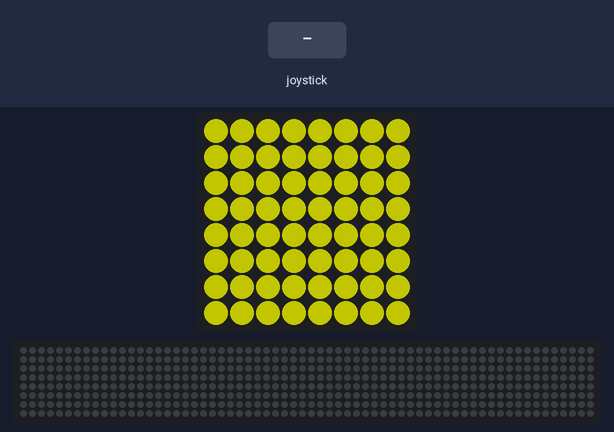
This program was run on a simulated Raspberry Pi (BCM pin numbers) with a Sense HAT. On the bench: the Sense HAT's 8×8 RGB LED matrix, a strip that is not on the board, showing the scrolling text unrolled. Inputs (shaded band) come from the test bench. Dim RGB values are drawn brighter than linear; random numbers come from a fixed seed; the 64×8 strip is a reading aid, not a part: it shows the text the matrix is scrolling, unrolled, one strip-width of it at a time.

Above: at 1.2 s.
1.3 s: joystick clicked
At 2.4 s:
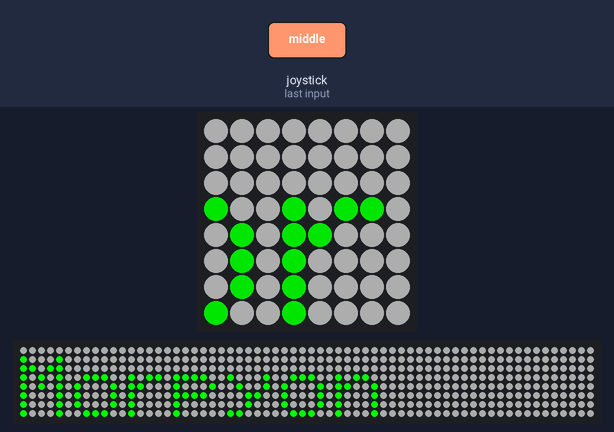
2.9 s: joystick pushed up
At 5.4 s:
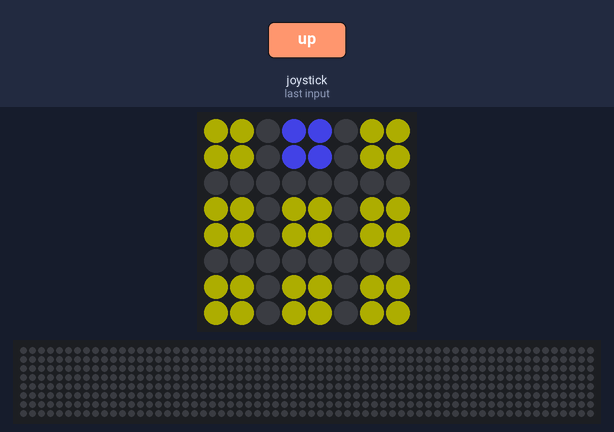
5.7 s: joystick clicked
At 7.2 s:
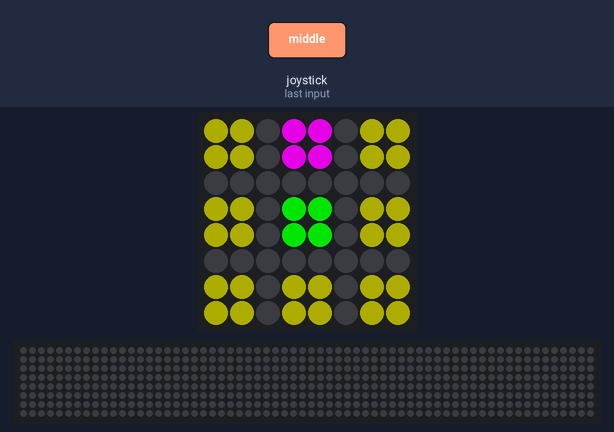
7.5 s: joystick pushed down
At 8.5 s:
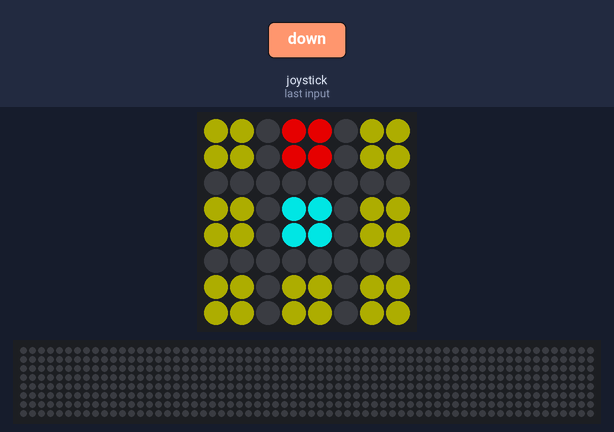
9.0 s: joystick pushed left
At 9.7 s:
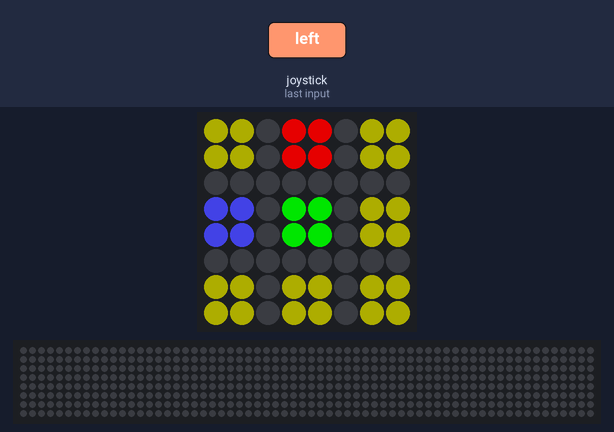
10.5 s: joystick clicked
At 12.2 s:
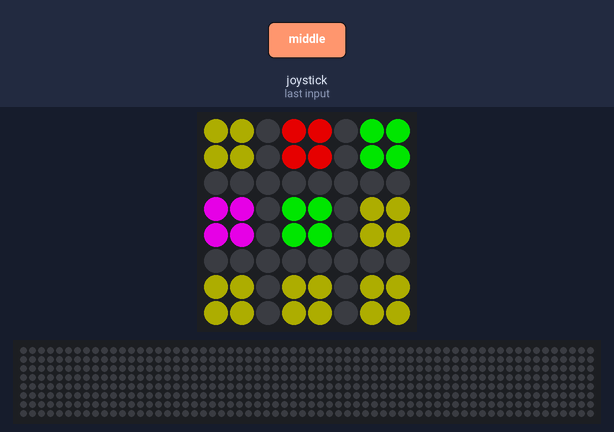
Timing chart, 0 to 13.3 s (numbered marks = the images above; inputs shaded):
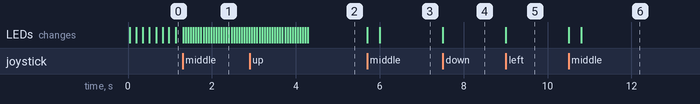

The program:

main.py
```python
from sense_hat import SenseHat
from time import sleep as wait
from AI import morpyon
#from morpyon.AI import morpyon

sense = SenseHat()
sense.clear()
sense.low_light = True

activate_ai = True

red = [255, 0, 0]
green = [0, 255, 0]
blue = [0, 0, 255]
yellow = [127, 127, 0]
cyan = [0, 137, 127]
magenta = [127, 0, 127]

white = [255, 255, 255]
low_white = [160, 140, 180]
blank = [50, 50, 0]
off = [0, 0, 0]

global player


def main():
    global player

    grid = [[[50, 50, 0], [50, 50, 0], [50, 50, 0]],
            [[50, 50, 0], [50, 50, 0], [50, 50, 0]],
            [[50, 50, 0], [50, 50, 0], [50, 50, 0]]]

    m_grid = [[0, 0, 0],
              [0, 0, 0],
              [0, 0, 0]]

    selected = [1, 1]

    line = off

    player = 1

    ai = morpyon(m_grid, activate_ai)

    def grid_to_grid():
        for i in range(3):
            for ii in range(3):
                if m_grid[i][ii] == 1:
                    grid[i][ii][0] = 255
                    grid[i][ii][1] = 0
                elif m_grid[i][ii] == 2:
                    grid[i][ii][1] = 255
                    grid[i][ii][0] = 0
                else:
                    grid[i][ii][0] = 50
                    grid[i][ii][1] = 50

    def update_grid():
        grid_to_grid()
        matrix = [
            grid[0][0], grid[0][0], line, grid[0][1], grid[0][1], line, grid[0][2], grid[0][2],
            grid[0][0], grid[0][0], line, grid[0][1], grid[0][1], line, grid[0][2], grid[0][2],
            line, line, line, line, line, line, line, line,
            grid[1][0], grid[1][0], line, grid[1][1], grid[1][1], line, grid[1][2], grid[1][2],
            grid[1][0], grid[1][0], line, grid[1][1], grid[1][1], line, grid[1][2], grid[1][2],
            line, line, line, line, line, line, line, line,
            grid[2][0], grid[2][0], line, grid[2][1], grid[2][1], line, grid[2][2], grid[2][2],
            grid[2][0], grid[2][0], line, grid[2][1], grid[2][1], line, grid[2][2], grid[2][2]
        ]
        sense.set_pixels(matrix)

    def pushed_up():
        selected[0] = (selected[0] - 1) % 3

    def pushed_left():
        selected[1] = (selected[1] - 1) % 3

    def pushed_down():
        selected[0] = (selected[0] + 1) % 3

    def pushed_right():
        selected[1] = (selected[1] + 1) % 3

    def deselect():
        for i in range(3):
            for ii in range(3):
                grid[i][ii][2] = 0

    def select():
        deselect()
        grid[selected[0]][selected[1]][2] = 255

    def is_full():
        for i in range(3):
            for ii in range(3):
                if m_grid[i][ii] == 0:
                    return False
        return True

    def is_win():
        for i in range(3):
            if m_grid[i][0] == m_grid[i][1] == m_grid[i][2] != 0:
                return True
            elif m_grid[0][i] == m_grid[1][i] == m_grid[2][i] != 0:
                return True
        if m_grid[0][0] == m_grid[1][1] == m_grid[2][2] != 0:
            return True
        elif m_grid[2][0] == m_grid[1][1] == m_grid[0][2] != 0:
            return True
        else:
            return False

    def win(pl):
        colo = white
        deselect()
        update_grid()
        wait(1)
        if pl == 2:
            print("vert ai gagne")
            colo = green
        elif pl == 1:
            print("rouge player gagne")
            colo = red
        elif pl == 0:
            print("egaliter")
        for i in range(5):
            sense.clear(colo)
            wait(0.15)
            sense.clear()
            wait(0.15)

    def turn(pl):
        global player
        if pl == 1:
            player = 2
        elif pl == 2:
            player = 1

    def pushed_middle():

        if m_grid[selected[0]][selected[1]] == 0:
            m_grid[selected[0]][selected[1]] = player
            update_grid()

            if ai.activated:
                wait(0.3)
                if is_win():
                    win(1)
                elif not is_full():
                    xy = ai.play(m_grid)
                    m_grid[xy[0]][xy[1]] = 2
                    update_grid()
                    if is_win():
                        win(2)
                elif is_full():
                    win(0)
            else:
                if is_win():
                    win(player)
                elif is_full():
                    win(0)
                elif not is_full():
                    turn(player)

    update_grid()

    while not is_win() and not is_full():
        for event in sense.stick.get_events():
            # print("joystick was {} {}".format(event.action, event.direction))
            if event.direction == 'up' and event.action == 'pressed':
                pushed_up()
            elif event.direction == 'down' and event.action == 'pressed':
                pushed_down()
            elif event.direction == 'left' and event.action == 'pressed':
                pushed_left()
            elif event.direction == 'right' and event.action == 'pressed':
                pushed_right()
            elif event.direction == 'middle' and event.action == 'pressed':
                pushed_middle()

            if event.action == 'pressed' and not is_win() and not is_full():
                select()
                update_grid()
                #print(m_grid)
                if is_full():
                    deselect()
                    update_grid()


flash_max = 60
flash = 0
time = 0.015
tempo = True
while True:

    while tempo:
        flash = (flash + 1) % flash_max
        wait(time)
        if flash <= (flash_max * 1 / 6):
            sense.clear(red)
        elif flash <= (flash_max * 2 / 6):
            sense.clear(yellow)
        elif flash <= (flash_max * 3 / 6):
            sense.clear(green)
        elif flash <= (flash_max * 4 / 6):
            sense.clear(cyan)
        elif flash <= (flash_max * 5 / 6):
            sense.clear(blue)
        else:
            sense.clear(cyan)

        for event in sense.stick.get_events():
            # print("joystick was {} {}".format(event.action, event.direction))
            if event.direction == 'middle' and event.action == 'pressed':
                tempo = False

    sense.show_message("Morpyon", .06, [0, 255, 0], [50, 50, 50])
    main()
```

AI.py
```python
from random import randint

class morpyon:

    def __init__(self,grid,activated):
        self.grid = grid
        self.activated = activated

    def play(self,grid):
        self.grid = grid
        for i in range(3):
            if (grid[i][0] == grid[i][1] == 2) and (grid[i][2] == 0): return [i,2]
            elif (grid[i][0] == grid[i][2] == 2) and (grid[i][1] == 0): return [i, 1]
            elif (grid[i][2] == grid[i][1] == 2) and (grid[i][0] == 0): return [i, 0]
        for i in range(3):
            if (grid[0][i] == grid[1][i] == 2) and (grid[2][i] == 0): return [2,i]
            elif (grid[0][i] == grid[2][i] == 2) and (grid[1][i] == 0): return [1,i]
            elif (grid[2][i] == grid[1][i] == 2) and (grid[0][i] == 0): return [0,i]
        if (grid[0][0] == grid[1][1] == 2) and (grid[2][2] == 0): return [2,2]
        elif (grid[0][0] == grid[2][2] == 2) and (grid[1][1] == 0): return [1,1]
        elif (grid[2][2] == grid[1][1] == 2) and (grid[0][0] == 0): return [0,0]
        elif (grid[0][2] == grid[1][1] == 2) and (grid[2][0] == 0): return [2,0]
        elif (grid[0][2] == grid[2][0] == 2) and (grid[1][1] == 0): return [1,1]
        elif (grid[2][0] == grid[1][1] == 2) and (grid[0][2] == 0): return [0,2]
        else:
            #en dessou def | au dessus atk
            for i in range(3):
                if (grid[i][0] == grid[i][1] != 0) and (grid[i][2] == 0): return [i,2]
                elif (grid[i][0] == grid[i][2] != 0) and (grid[i][1] == 0): return [i, 1]
                elif (grid[i][2] == grid[i][1] != 0) and (grid[i][0] == 0): return [i, 0]
            for i in range(3):
                if (grid[0][i] == grid[1][i] != 0) and (grid[2][i] == 0): return [2,i]
                elif (grid[0][i] == grid[2][i] != 0) and (grid[1][i] == 0): return [1,i]
                elif (grid[2][i] == grid[1][i] != 0) and (grid[0][i] == 0): return [0,i]
            if (grid[0][0] == grid[1][1] != 0) and (grid[2][2] == 0): return [2,2]
            elif (grid[0][0] == grid[2][2] != 0) and (grid[1][1] == 0): return [1,1]
            elif (grid[2][2] == grid[1][1] != 0) and (grid[0][0] == 0): return [0,0]
            elif (grid[0][2] == grid[1][1] != 0) and (grid[2][0] == 0): return [2,0]
            elif (grid[0][2] == grid[2][0] != 0) and (grid[1][1] == 0): return [1,1]
            elif (grid[2][0] == grid[1][1] != 0) and (grid[0][2] == 0): return [0,2]
            elif grid[1][1] == 0:
                return [1,1]
            else:
                x = randint(0,2)
                y = randint(0,2)
                enable = True
                while enable:
                    if self.grid[x][y] != 0:
                        enable = True
                        x = randint(0, 2)
                        y = randint(0, 2)
                    elif self.grid[x][y] == 0 :
                        enable = False
                return [x,y]
```

Measured:
- after the input at 5.7 s, the LEDs: first change at once (image 3 shows a later state)
- after the input at 7.5 s, the LEDs: change at once (image 4)
- after the input at 9.0 s, the LEDs: change at once (image 5)
- after the input at 10.5 s, the LEDs: first change at once (image 6 shows a later state)
